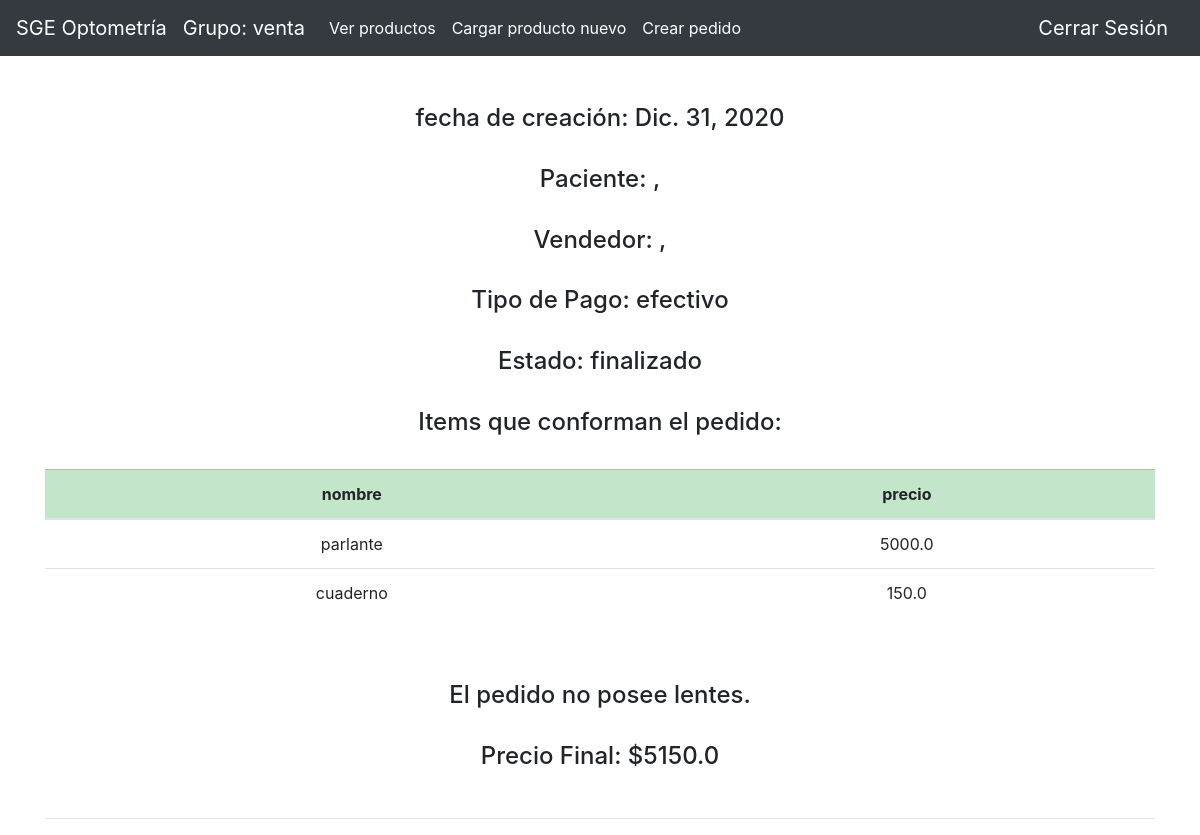
The app's page /optometria/pedido/60/detalle (signed in), older data.
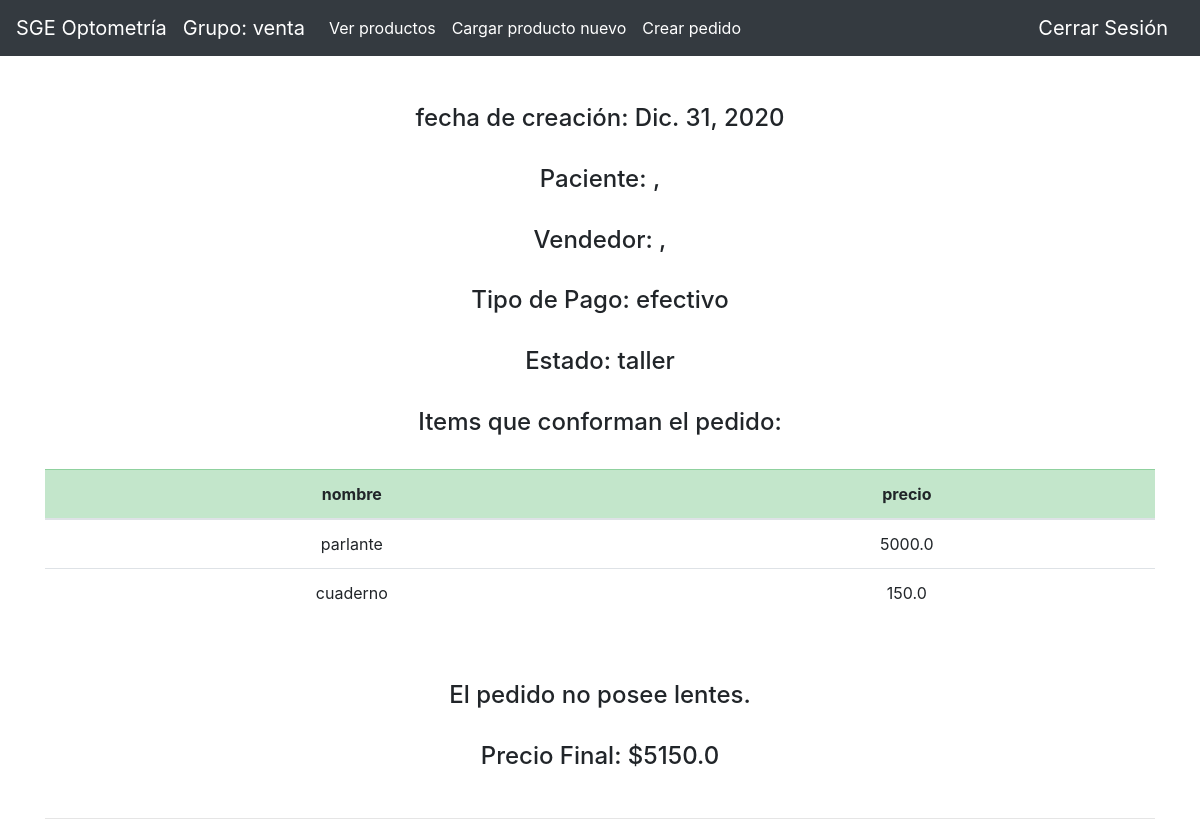
The same page, newer data.
### optometria/models.py (models this page shows)
class Pedido(models.Model):
    tipo_pago = [
        ("credito","Tarjeta de Crédito"),
        ("debito","Tarjeta de Débito"),
        ("virtual","Billetera Virtual"),
        ("efectivo","Efectivo")
    ]
    estado_pedido = [
        ("pendiente","Pendiente"),
        ("pedido","Pedido"),
        ("taller","Taller"),
        ("finalizado","Finalizado")
    ]
    items = models.ManyToManyField(Producto)
    paciente = models.ForeignKey(settings.AUTH_USER_MODEL, on_delete=models.CASCADE, related_name='Pedido_paciente')
    tipo_de_pago = models.CharField(max_length=10, choices=tipo_pago, default='efectivo')
    estado = models.CharField(max_length=12, choices=estado_pedido, default='pendiente')
    fecha = models.DateField(auto_now_add=False, auto_now= False, blank=False)
    vendedor = models.ForeignKey(settings.AUTH_USER_MODEL, on_delete=models.CASCADE, related_name='pedido_vendedor')
    precio = models.FloatField()

### optometria/views.py (the view)
# urls.py: path('pedido/<int:id>/detalle', views.detalle_pedido, name='detalle_pedido'),
def detalle_pedido(request, id):
    pedido = Pedido.objects.get(id=id)
    paciente = User.objects.get(id=pedido.paciente.id)
    items = Producto.objects.filter(pedido=id)
    vendedor = User.objects.get(id=pedido.vendedor.id)
    try:
        lente = Lente.objects.get(pedido=id)
    except ObjectDoesNotExist:
        lente = None
    if lente != None:
        precio_final = pedido.precio + lente.precio
    else:
        precio_final = pedido.precio
    return render(request, 'optometria/detalle_pedido.html',{
        'grupo': request.user.rol,
        'pedido': Pedido.objects.get(id=id),
        'lente': lente,
        'paciente':paciente,
        'items':items,
        'vendedor':vendedor,
        'precio_final': precio_final,
        })

### optometria/templates/optometria/detalle_pedido.html (shortened to what this page needs)
{% extends "optometria/new_layout.html" %}
{% block body %}
{% if grupo == "venta" %}
<br>
<h4><center>fecha de creación: {{pedido.fecha}}</center></h4>
<br>
<h4><center>Paciente: {{paciente.first_name}}, {{paciente.last_name}}</center></h4>
<br>
<h4><center>Vendedor: {{vendedor.first_name}}, {{vendedor.last_name}}</center></h4>
<br>
<h4><center>Tipo de Pago: {{pedido.tipo_de_pago}}</center></h4>
<br>
<h4><center>Estado: {{pedido.estado}}</center></h4>
<br>
<h4><center>Items que conforman el pedido:</center></h4>
<br>
    <div class="table-responsive">
        <table class="table table-hover">
            <thead>
                <tr class="table-success">
                    <th scope="col"><center>nombre</center></th>
                    <th scope="col"><center>precio</center></th>
                </tr>
            </thead>
            <tbody>
            {% for item in items %}
                <tr>
                    <td><center>{{item.nombre}}</center></td>
                    <td><center>{{item.precio}}</center></td>
                    </tr>
            {% endfor %}
            </tbody>
        </table>
    </div>
<br>
{% if lente != None %}
<h4><center>Lente</center></h4>
<br>
    <div class="table-responsive">
        <table class="table table-hover">
            <thead>
                <tr class="table-success">
                    <th scope="col"><center>Distancia</center></th>
                    <th scope="col"><center>Lado</center></th>
                    <th scope="col"><center>Con armazón</center></th>
                    <th scope="col"><center>Precio</center></th>
                </tr>
            </thead>
            <tbody>
                <tr>
                    <td><center>{{lente.distancia}}</center></td>
                    <td><center>{{lente.lado}}</center></td>
                    {% if lente.armazon %}
                        <td><center>Si</center></td>
                    {% else %}
                        <td><center>No</center></td>
                    {% endif %}
                    <td><center>{{lente.precio}}</center></td>
                    </tr>
            </tbody>
        </table>
    </div>
{% else %}
<br>
<h4><center>El pedido no posee lentes.</center></h4>
<br>
{% endif %}
<h4><center>Precio Final: ${{precio_final}}</center></h4>
<br>
<hr>
{% endif %}
{% endblock %}

Row changes from the older to the newer data that the page shows:
changed Pedido "efectivo": estado "finalizado" → "taller"
